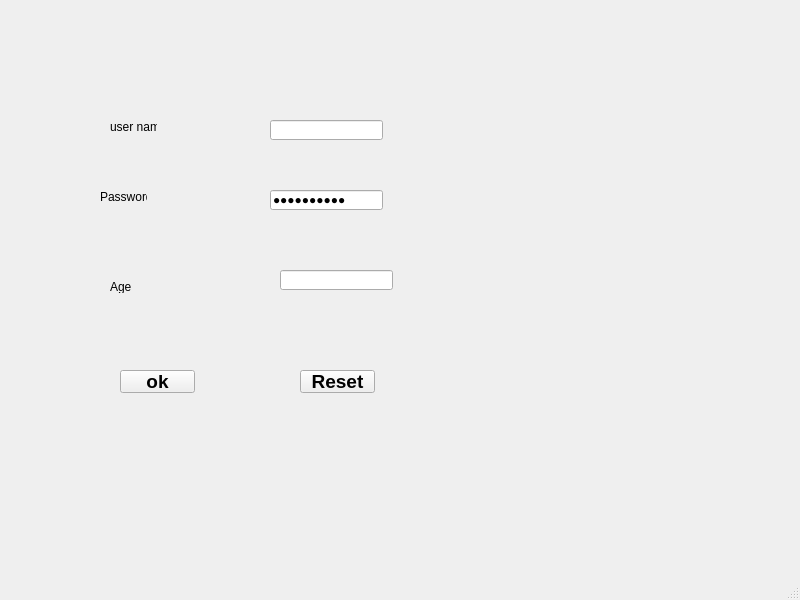
<?xml version="1.0" encoding="UTF-8"?>
<ui version="4.0">
 <class>MainWindow</class>
 <widget class="QMainWindow" name="MainWindow">
  <property name="geometry">
   <rect>
    <x>0</x>
    <y>0</y>
    <width>800</width>
    <height>600</height>
   </rect>
  </property>
  <property name="windowTitle">
   <string>MainWindow</string>
  </property>
  <widget class="QWidget" name="centralwidget">
   <widget class="QLabel" name="label">
    <property name="geometry">
     <rect>
      <x>110</x>
      <y>120</y>
      <width>47</width>
      <height>13</height>
     </rect>
    </property>
    <property name="text">
     <string>user name</string>
    </property>
   </widget>
   <widget class="QLabel" name="label_2">
    <property name="geometry">
     <rect>
      <x>100</x>
      <y>190</y>
      <width>47</width>
      <height>13</height>
     </rect>
    </property>
    <property name="text">
     <string>Password</string>
    </property>
   </widget>
   <widget class="QLabel" name="label_3">
    <property name="geometry">
     <rect>
      <x>110</x>
      <y>280</y>
      <width>47</width>
      <height>13</height>
     </rect>
    </property>
    <property name="text">
     <string>Age</string>
    </property>
   </widget>
   <widget class="QLineEdit" name="lineEdit">
    <property name="geometry">
     <rect>
      <x>270</x>
      <y>120</y>
      <width>113</width>
      <height>20</height>
     </rect>
    </property>
   </widget>
   <widget class="QLineEdit" name="lineEdit_2">
    <property name="geometry">
     <rect>
      <x>270</x>
      <y>190</y>
      <width>113</width>
      <height>20</height>
     </rect>
    </property>
    <property name="text">
     <string>fdfgdsgdsg</string>
    </property>
    <property name="echoMode">
     <enum>QLineEdit::Password</enum>
    </property>
   </widget>
   <widget class="QLineEdit" name="lineEdit_3">
    <property name="geometry">
     <rect>
      <x>280</x>
      <y>270</y>
      <width>113</width>
      <height>20</height>
     </rect>
    </property>
   </widget>
   <widget class="QPushButton" name="Button01">
    <property name="geometry">
     <rect>
      <x>120</x>
      <y>370</y>
      <width>75</width>
      <height>23</height>
     </rect>
    </property>
    <property name="font">
     <font>
      <family>Arial</family>
      <pointsize>14</pointsize>
      <weight>75</weight>
      <bold>true</bold>
     </font>
    </property>
    <property name="text">
     <string>ok</string>
    </property>
   </widget>
   <widget class="QPushButton" name="Button02">
    <property name="geometry">
     <rect>
      <x>300</x>
      <y>370</y>
      <width>75</width>
      <height>23</height>
     </rect>
    </property>
    <property name="font">
     <font>
      <family>Arial</family>
      <pointsize>14</pointsize>
      <weight>75</weight>
      <bold>true</bold>
     </font>
    </property>
    <property name="text">
     <string>Reset</string>
    </property>
   </widget>
  </widget>
  <widget class="QMenuBar" name="menubar">
   <property name="geometry">
    <rect>
     <x>0</x>
     <y>0</y>
     <width>800</width>
     <height>21</height>
    </rect>
   </property>
  </widget>
  <widget class="QStatusBar" name="statusbar"/>
 </widget>
 <resources/>
 <connections>
  <connection>
   <sender>Button02</sender>
   <signal>clicked()</signal>
   <receiver>lineEdit</receiver>
   <slot>clear()</slot>
   <hints>
    <hint type="sourcelabel">
     <x>335</x>
     <y>399</y>
    </hint>
    <hint type="destinationlabel">
     <x>338</x>
     <y>147</y>
    </hint>
   </hints>
  </connection>
  <connection>
   <sender>Button02</sender>
   <signal>clicked()</signal>
   <receiver>lineEdit_2</receiver>
   <slot>clear()</slot>
   <hints>
    <hint type="sourcelabel">
     <x>364</x>
     <y>397</y>
    </hint>
    <hint type="destinationlabel">
     <x>352</x>
     <y>215</y>
    </hint>
   </hints>
  </connection>
  <connection>
   <sender>Button02</sender>
   <signal>clicked()</signal>
   <receiver>lineEdit_3</receiver>
   <slot>clear()</slot>
   <hints>
    <hint type="sourcelabel">
     <x>365</x>
     <y>396</y>
    </hint>
    <hint type="destinationlabel">
     <x>367</x>
     <y>305</y>
    </hint>
   </hints>
  </connection>
 </connections>
</ui>
